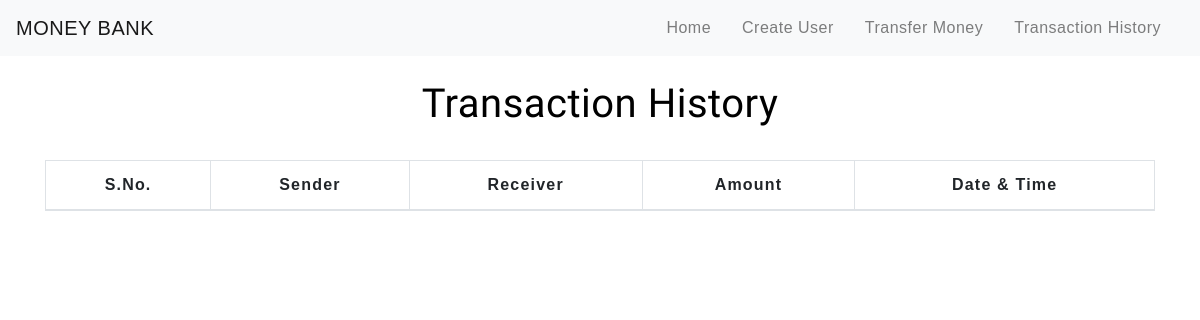
/transactionhistory.php, run on an earlier commit of the app's database.
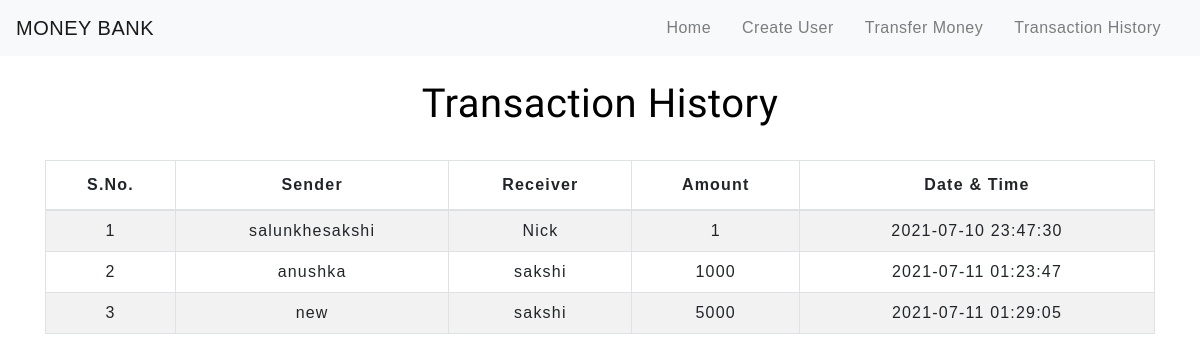
And on a later commit of the database.
### tables this page shows
CREATE TABLE `transaction` (
  `sno` int(3) NOT NULL,
  `sender` text NOT NULL,
  `receiver` text NOT NULL,
  `balance` int(8) NOT NULL,
  `datetime` datetime NOT NULL DEFAULT current_timestamp()
);

### transactionhistory.php (the view, shortened to what this page needs)
<!DOCTYPE html>
<html lang="en">
<head>
    <link rel="stylesheet" href="https://stackpath.bootstrapcdn.com/bootstrap/4.5.2/css/bootstrap.min.css">
    <link rel="stylesheet" type="text/css" href="css/table.css">
    <link rel="stylesheet" type="text/css" href="css/navbar.css">
</head>
<body>
<?php
  include 'navbar.php';
?>
	<div class="container">
        <h2 class="text-center pt-4">Transaction History</h2>
       <br>
       <div class="table-responsive-sm">
    <table class="table table-hover table-striped table-condensed table-bordered">
        <thead>
            <tr>
                <th class="text-center">S.No.</th>
                <th class="text-center">Sender</th>
                <th class="text-center">Receiver</th>
                <th class="text-center">Amount</th>
                <th class="text-center">Date & Time</th>
            </tr>
        </thead>
        <tbody>
        <?php
            include 'config.php';
            $sql ="select * from transaction";
            $query =mysqli_query($conn, $sql);
            while($rows = mysqli_fetch_assoc($query))
            {
        ?>
            <tr>
            <td class="py-2"><?php echo $rows['sno']; ?></td>
            <td class="py-2"><?php echo $rows['sender']; ?></td>
            <td class="py-2"><?php echo $rows['receiver']; ?></td>
            <td class="py-2"><?php echo $rows['balance']; ?> </td>
            <td class="py-2"><?php echo $rows['datetime']; ?> </td>
        <?php
            }
        ?>
        </tbody>
    </table>
    </div>
</div>
</body>
</html>

### navbar.php (shortened to what this page needs)
<nav class="navbar navbar-expand-md navbar-light bg-light">
<a class="navbar-brand" href="index.php">MONEY BANK</a>
<div class="collapse navbar-collapse" id="collapsibleNavbar">
      <ul class="navbar-nav ml-auto">
        <li class="nav-item">
          <a class="nav-link" href="index.php">Home</a>
        </li>
        <li class="nav-item">
          <a class="nav-link" href="createuser.php">Create User</a>
        </li>
        <li class="nav-item">
          <a class="nav-link" href="transfermoney.php">Transfer Money</a>
        </li>
        <li class="nav-item">
          <a class="nav-link" href="transactionhistory.php">Transaction History</a>
        </li>
    </div>
 </nav>

### css/table.css (style rules this page uses)
* { padding: 0; margin: 0; box-sizing: border-box; font-family: sans-serif; }
h2 { font-size:40px; }
table { letter-spacing: 1.2px; }
td { text-align: center; }

### css/navbar.css (style rules this page uses)
.nav-link { margin-right: 15px; color:black; letter-spacing: 0.5px; transition: 0.5s; }
.navbar-brand { color: black; letter-spacing: 0.5px; }
h2 { color: black; letter-spacing: 0.5px; font-family: raleway; }

What changed in the data, as far as the page shows it:
added transaction: sno "1", sender "salunkhesakshi", receiver "Nick", balance "1", datetime "2021-07-10 23:47:30"
added transaction: sno "2", sender "anushka", receiver "sakshi", balance "1000", datetime "2021-07-11 01:23:47"
added transaction: sno "3", sender "new", receiver "sakshi", balance "5000", datetime "2021-07-11 01:29:05"
